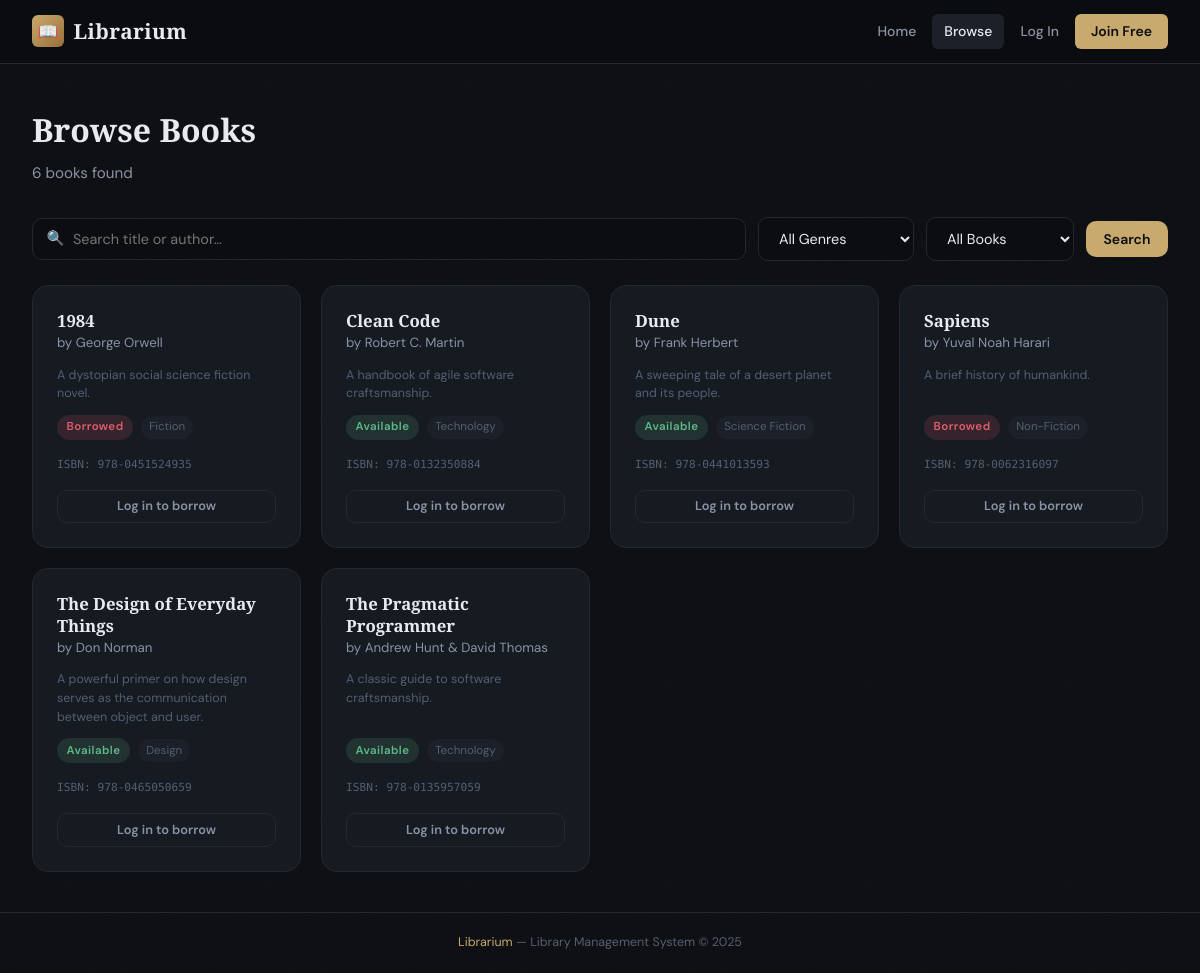
Before: /books with the older database file.
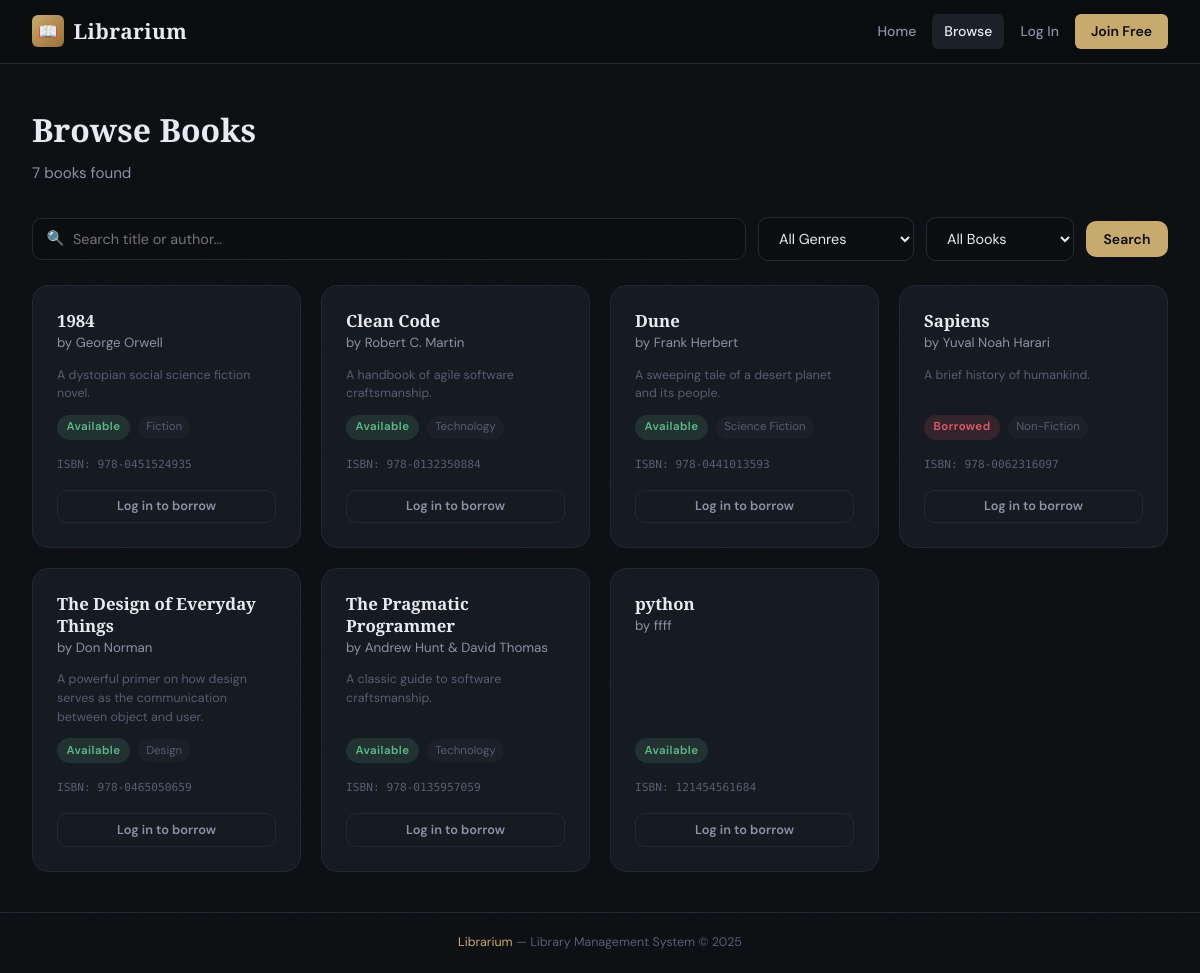
After: the same page with the newer database file.
### models.py (models this page shows, shortened)
class Book(db.Model):
    __tablename__ = "books"
    id = db.Column(db.Integer, primary_key=True)
    title = db.Column(db.String(200), nullable=False)
    author = db.Column(db.String(150), nullable=False)
    isbn = db.Column(db.String(20), unique=True, nullable=False, index=True)
    genre = db.Column(db.String(80), nullable=True)
    description = db.Column(db.Text, nullable=True)
    availability_status = db.Column(db.Boolean, default=True, nullable=False)  # True = available
    added_at = db.Column(db.DateTime, default=datetime.utcnow)
    borrowings = db.relationship("Borrowing", backref="book", lazy="dynamic")
    @property
    def is_available(self):
        return self.availability_status

### routes.py (the view)
@main.route("/books")
def books():
    search = request.args.get("q", "").strip()
    genre_filter = request.args.get("genre", "").strip()
    availability = request.args.get("availability", "all")
    query = Book.query
    if search:
        query = query.filter(
            Book.title.ilike(f"%{search}%") | Book.author.ilike(f"%{search}%")
        )
    if genre_filter:
        query = query.filter(Book.genre == genre_filter)
    if availability == "available":
        query = query.filter_by(availability_status=True)
    elif availability == "borrowed":
        query = query.filter_by(availability_status=False)
    all_books = query.order_by(Book.title).all()
    genres = db.session.query(Book.genre).filter(Book.genre.isnot(None)).distinct().all()
    genres = [g[0] for g in genres]
    return render_template("books.html", books=all_books, genres=genres,
                            search=search, genre_filter=genre_filter, availability=availability)

### routes.py (called while the page is built)
def current_user():
    if "user_id" in session:
        return User.query.get(session["user_id"])
    return None

@main.context_processor
def inject_user():
    return {"current_user": current_user()}

### templates/books.html (shortened to what this page needs)
{% extends "base.html" %}
{% block content %}
<div class="page-header flex items-center justify-between">
  <div>
    <h1>Browse Books</h1>
    <p>{{ books|length }} book{{ 's' if books|length != 1 else '' }} found</p>
  </div>
</div>
<form method="GET" action="{{ url_for('main.books') }}" class="search-bar">
  <div class="search-input-wrap">
    <span class="search-icon">🔍</span>
    <input type="text" name="q" value="{{ search }}" class="form-input" placeholder="Search title or author…">
  </div>
  <select name="genre" class="form-select" style="width:auto;min-width:140px">
    <option value="">All Genres</option>
  </select>
  <select name="availability" class="form-select" style="width:auto;min-width:140px">
    <option value="all"       {% if availability == 'all'       %}selected{% endif %}>All Books</option>
  </select>
  <button type="submit" class="btn btn-primary">Search</button>
</form>
{% if books %}
<div class="books-grid">
  {% for book in books %}
  <div class="book-card">
    <div>
      <div class="book-title">{{ book.title }}</div>
      <div class="book-author">by {{ book.author }}</div>
    </div>
    {% if book.description %}
      <p class="text-xs text-muted" style="line-height:1.5">{{ book.description[:110] }}{% if book.description|length > 110 %}…{% endif %}</p>
    {% endif %}
    <div class="book-meta">
      <span class="badge {% if book.is_available %}badge-available{% else %}badge-borrowed{% endif %}">
        {% if book.is_available %}Available{% else %}Borrowed{% endif %}
      </span>
      {% if book.genre %}<span class="book-genre">{{ book.genre }}</span>{% endif %}
    </div>
    <div class="book-isbn">ISBN: {{ book.isbn }}</div>
    <div style="display:flex;gap:.5rem;margin-top:.25rem">
      {% if current_user and not current_user.is_admin and book.is_available %}
        <form method="POST" action="{{ url_for('main.borrow_book', book_id=book.id) }}" style="flex:1">
          <button type="submit" class="btn btn-primary btn-sm w-full">Borrow</button>
        </form>
      {% elif not current_user %}
        <a href="{{ url_for('main.login') }}" class="btn btn-ghost btn-sm" style="flex:1;justify-content:center">Log in to borrow</a>
      {% elif current_user and not current_user.is_admin %}
        <button class="btn btn-ghost btn-sm" style="flex:1" disabled>Unavailable</button>
      {% endif %}
    </div>
  </div>
  {% endfor %}
</div>
{% endif %}
{% endblock %}

Changed rows visible on the page:
changed Book "George Orwell": availability_status "Borrowed" → "Available"
added Book: title "python", author "ffff", availability_status "Available", isbn "121454561684"
Other visible differences:
{{ books|length }}: "6" → "7"
